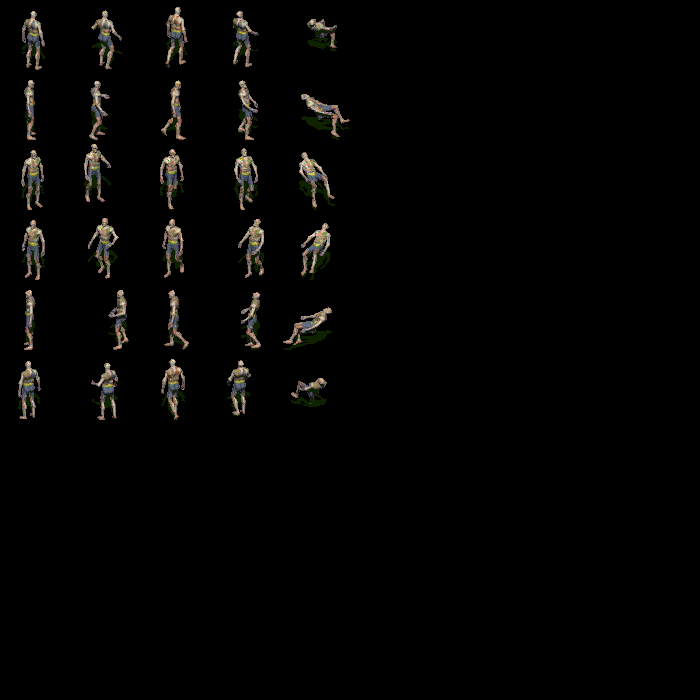

Tiled map render using the project's own tile images. Description and the whole map definition, tile-layer contents included, below:
An orthogonal 10x10 tile map with 70x70 px tiles, 1 tile layer (Capa de Patrones 1), 2 tilesets.

<map version="1.0" orientation="orthogonal" renderorder="right-down" width="10" height="10" tilewidth="70" tileheight="70" nextobjectid="1">
 <tileset firstgid="1" source="Ghoul_Ranged.tsx" />
 <tileset firstgid="842" source="Ghoul_gatherer.tsx" />
 <layer name="Capa de Patrones 1" width="10" height="10">
  <data>
   <tile gid="842" />
   <tile gid="1045" />
   <tile gid="855" />
   <tile gid="1058" />
   <tile gid="1067" />
   <tile gid="0" />
   <tile gid="0" />
   <tile gid="0" />
   <tile gid="0" />
   <tile gid="0" />
   <tile gid="871" />
   <tile gid="1074" />
   <tile gid="884" />
   <tile gid="1087" />
   <tile gid="1096" />
   <tile gid="0" />
   <tile gid="0" />
   <tile gid="0" />
   <tile gid="0" />
   <tile gid="0" />
   <tile gid="900" />
   <tile gid="1103" />
   <tile gid="913" />
   <tile gid="1116" />
   <tile gid="1125" />
   <tile gid="0" />
   <tile gid="0" />
   <tile gid="0" />
   <tile gid="0" />
   <tile gid="0" />
   <tile gid="929" />
   <tile gid="1132" />
   <tile gid="942" />
   <tile gid="1145" />
   <tile gid="1154" />
   <tile gid="0" />
   <tile gid="0" />
   <tile gid="0" />
   <tile gid="0" />
   <tile gid="0" />
   <tile gid="958" />
   <tile gid="1161" />
   <tile gid="971" />
   <tile gid="1174" />
   <tile gid="1183" />
   <tile gid="0" />
   <tile gid="0" />
   <tile gid="0" />
   <tile gid="0" />
   <tile gid="0" />
   <tile gid="987" />
   <tile gid="1190" />
   <tile gid="1000" />
   <tile gid="1203" />
   <tile gid="1212" />
   <tile gid="0" />
   <tile gid="0" />
   <tile gid="0" />
   <tile gid="0" />
   <tile gid="0" />
   <tile gid="0" />
   <tile gid="0" />
   <tile gid="0" />
   <tile gid="0" />
   <tile gid="0" />
   <tile gid="0" />
   <tile gid="0" />
   <tile gid="0" />
   <tile gid="0" />
   <tile gid="0" />
   <tile gid="0" />
   <tile gid="0" />
   <tile gid="0" />
   <tile gid="0" />
   <tile gid="0" />
   <tile gid="0" />
   <tile gid="0" />
   <tile gid="0" />
   <tile gid="0" />
   <tile gid="0" />
   <tile gid="0" />
   <tile gid="0" />
   <tile gid="0" />
   <tile gid="0" />
   <tile gid="0" />
   <tile gid="0" />
   <tile gid="0" />
   <tile gid="0" />
   <tile gid="0" />
   <tile gid="0" />
   <tile gid="0" />
   <tile gid="0" />
   <tile gid="0" />
   <tile gid="0" />
   <tile gid="0" />
   <tile gid="0" />
   <tile gid="0" />
   <tile gid="0" />
   <tile gid="0" />
   <tile gid="0" />
  </data>
 </layer>
</map>
